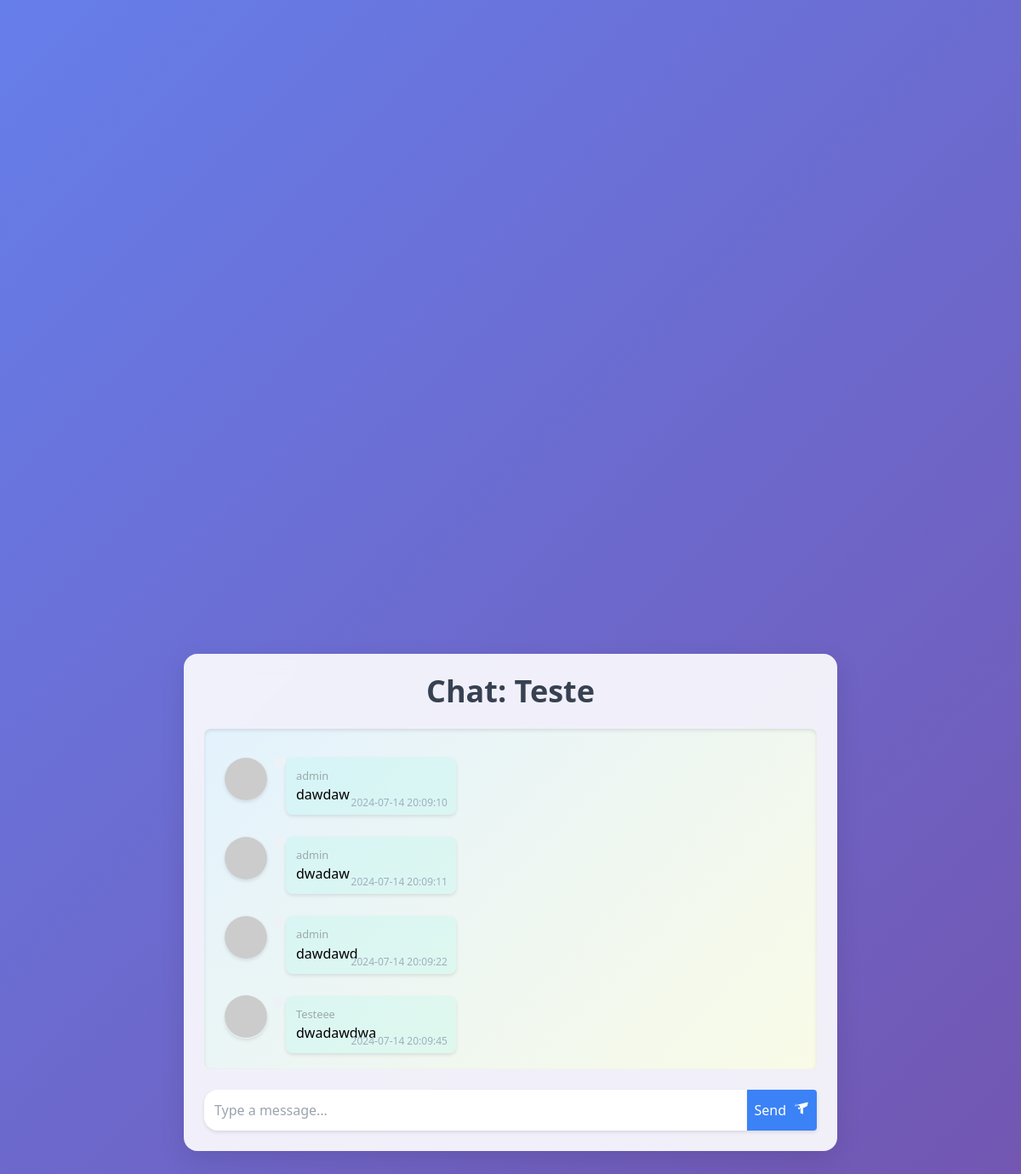
Screenshot of /chat/2 (signed in) with the database file from the repository.
### tables this page shows
CREATE TABLE chats (
    id INTEGER PRIMARY KEY AUTOINCREMENT,
    name TEXT NOT NULL
);

CREATE TABLE messages (
    id INTEGER PRIMARY KEY AUTOINCREMENT,
    chat_id TEXT NOT NULL,
    username TEXT NOT NULL,
    message TEXT NOT NULL,
    timestamp DATETIME DEFAULT CURRENT_TIMESTAMP
);

### app.py (the view)
@app.route('/chat/<int:chat_id>')
def chat(chat_id):
    if 'username' in session:
        conn = sqlite3.connect('login.db')
        cursor = conn.cursor()
        cursor.execute('SELECT name FROM chats WHERE id = ?', (chat_id,))
        chat_name = cursor.fetchone()[0]
        cursor.execute('SELECT * FROM messages WHERE chat_id = ?', (chat_id,))
        messages = cursor.fetchall()
        conn.close()
        return render_template('chat.html', username=session['username'], chat_name=chat_name, messages=messages, chat_id=chat_id)
    else:
        return redirect(url_for('index'))

### templates/chat.html (shortened to what this page needs)
<!DOCTYPE html>
<html lang="en">
<head>
    <link rel="stylesheet" type="text/css" href="{{ url_for('static', filename='style.css') }}">
    <link href="https://cdn.jsdelivr.net/npm/tailwindcss@2.2.19/dist/tailwind.min.css" rel="stylesheet">
</head>
<body class="flex items-center justify-center h-screen">
    <div class="container w-full max-w-3xl p-6">
        <h1 class="text-4xl font-bold mb-6 text-center text-gray-700">Chat: {{ chat_name }}</h1>
        <div id="messages" class="overflow-auto h-96">
            {% for message in messages %}
            <div class="message-container {% if message[2] == session['username'] %} my-message {% else %} other-message {% endif %}">
                {% if message[2] != session['username'] %}
                <img src="https://via.placeholder.com/50" class="message-img">
                {% endif %}
                <div class="message">
                    <div class="username">{{ message[2] }}</div>
                    <div class="message-text">{{ message[3] }}</div>
                    <span class="timestamp">{{ message[4] }}</span>
                </div>
            </div>
            {% endfor %}
        </div>
        <div class="flex mt-6">
            <input id="message" class="flex-grow p-2 border border-gray-300 rounded-l" placeholder="Type a message..." autocomplete="off"/>
            <button onclick="sendMessage()" class="custom-button p-2 bg-blue-500 text-white rounded-r">
                Send
            </button>
        </div>
    </div>
</body>
</html>

### static/style.css (style rules this page uses)
body { background: linear-gradient(135deg, #667eea, #764ba2); font-family: 'Helvetica Neue', sans-serif; }
.container { box-shadow: 0 10px 30px rgba(0, 0, 0, 0.1); background: rgba(255, 255, 255, 0.9); backdrop-filter: blur(10px); border-radius: 1rem; overflow: hidden; }
.message-container { display: flex; align-items: flex-start; margin-bottom: 1rem; padding: 0.5rem; transition: transform 0.3s ease-in-out, background-color 0.3s ease-in-out; }
.message-container img { width: 50px; height: 50px; border-radius: 50%; margin-right: 0.75rem; box-shadow: 0 2px 4px rgba(0, 0, 0, 0.1); }
.message-container .message { max-width: 75%; background-color: #edf2f7; padding: 0.75rem; border-radius: 0.5rem; box-shadow: 0 2px 4px rgba(0, 0, 0, 0.1); position: relative; transition: background-color 0.3s ease-in-out; }
.message-container .message:before { content: ''; position: absolute; top: 0; left: -10px; width: 10px; height: 10px; background-color: #edf2f7; border-bottom-right-radius: 10px; box-shadow: -2px 2px 0 2px #edf2f7; }
.message-container .message .timestamp { font-size: 0.75rem; color: #a0aec0; margin-top: 0.5rem; text-align: right; }
#messages { border-radius: 0.5rem; background: linear-gradient(135deg, #e3f2fd, #f9fbe7); padding: 1rem; box-shadow: inset 0 2px 4px rgba(0, 0, 0, 0.1); overflow-y: auto; height: 400px; scrollbar-width: thin; scrollbar-color: #dfdfdf #f0f0f0; }
#message { border-top-left-radius: 1rem; border-bottom-left-radius: 1rem; padding: 0.75rem; border: none; box-shadow: 0 2px 4px rgba(0, 0, 0, 0.1); width: 100%; outline: none; transition: box-shadow 0.3s ease-in-out; }
button { border-top-right-radius: 1rem; border-bottom-right-radius: 1rem; box-shadow: 0 2px 4px rgba(0, 0, 0, 0.1); transition: background-color 0.05s ease-in-out, transform 0.05s ease-in-out; display: flex; align-items: center; justify-content: center; padding: 0.75rem; background-color: #4299e1; color: white; cursor: pointer; border: none; }
.send-icon { margin-left: 0.5rem; transition: transform 0.3s ease-in-out; }
.custom-button { padding: 8px 16px; background-color: #2563EB; color: white; border-left: none; border-top-left-radius: 0; border-bottom-left-radius: 0; border-top-right-radius: 8px; border-bottom-right-radius: 8px; cursor: pointer; }
.message-container { display: flex; margin-bottom: 10px; }
.message { background-color: #f3f4f6; padding: 10px; border-radius: 10px; max-width: 70%; }
.timestamp { font-size: 0.8em; color: #666; margin-top: 5px; }
.username { font-size: 0.8em; color: #55555579; }
.message-container { margin-bottom: 10px; display: flex; align-items: flex-start; }
.message { margin-left: 10px; padding: 10px; border-radius: 5px; min-width: 200px; max-width: 600px; position: relative; display: inline-block; }
.other-message .message { background-color: #85ffe228; }
.timestamp { font-size: 0.8em; color: #888; position: absolute; bottom: 5px; right: 10px; }
.message-container { display: flex; align-items: flex-start; margin: 10px 0; }
.other-message { justify-content: flex-start; }

### rows the page displays
chats: name "Teste"
messages: username "admin", message "dawdaw", timestamp "2024-07-14 20:09:10"
messages: username "admin", message "dwadaw", timestamp "2024-07-14 20:09:11"
messages: username "admin", message "dawdawd", timestamp "2024-07-14 20:09:22"
messages: username "Testeee", message "dwadawdwa", timestamp "2024-07-14 20:09:45"
